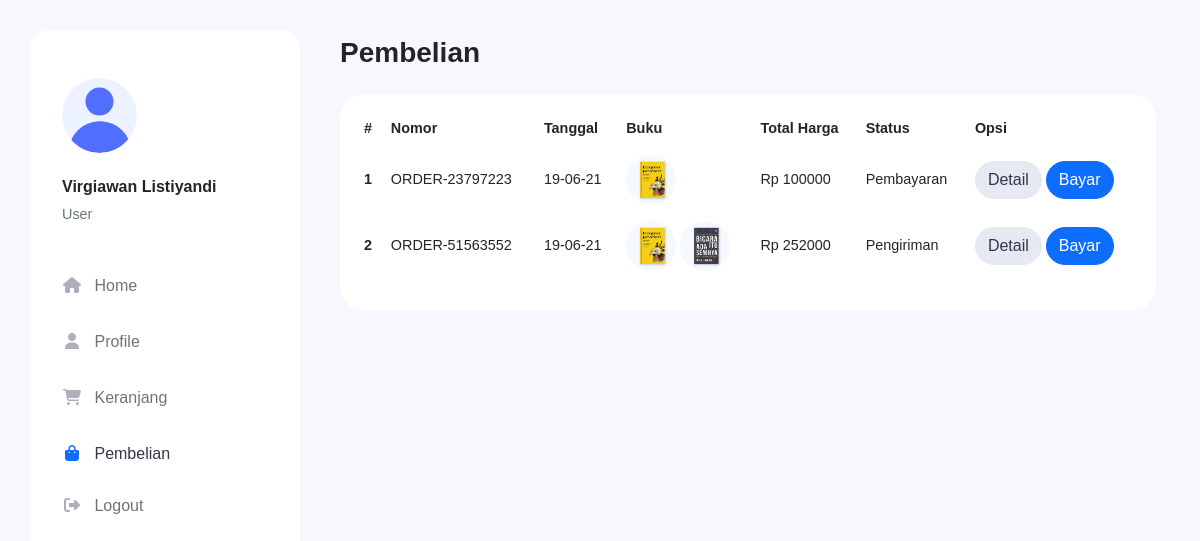
Screenshot of /my-orders.php (signed in) with the database file from the repository.
### tables this page shows
CREATE TABLE IF NOT EXISTS `users` (
  `id` int(11) NOT NULL AUTO_INCREMENT,
  `name` varchar(256) NOT NULL,
  `email` varchar(256) NOT NULL,
  `password` varchar(256) NOT NULL,
  `role` enum('Admin','User') NOT NULL DEFAULT 'User',
  `avatar` varchar(256) DEFAULT NULL,
  PRIMARY KEY (`id`)
);

CREATE TABLE IF NOT EXISTS `orders` (
  `id` int(11) NOT NULL AUTO_INCREMENT,
  `user_id` int(11) NOT NULL DEFAULT '0',
  `order_number` varchar(50) NOT NULL DEFAULT '0',
  `address` text NOT NULL,
  `message` varchar(255) DEFAULT '0',
  `courier` varchar(255) NOT NULL DEFAULT '0',
  `total_price` int(11) NOT NULL DEFAULT '0',
  `status` enum('Payment','Delivery','Received') NOT NULL DEFAULT 'Payment',
  `created_at` timestamp NULL DEFAULT CURRENT_TIMESTAMP,
  PRIMARY KEY (`id`),
  UNIQUE KEY `order_number` (`order_number`),
  KEY `FK_orders_users` (`user_id`),
  CONSTRAINT `FK_orders_users` FOREIGN KEY (`user_id`) REFERENCES `users` (`id`) ON DELETE CASCADE ON UPDATE CASCADE
);

CREATE TABLE IF NOT EXISTS `book_order` (
  `id` int(11) NOT NULL AUTO_INCREMENT,
  `order_id` int(11) NOT NULL,
  `book_id` int(11) NOT NULL,
  `amount` int(11) NOT NULL,
  PRIMARY KEY (`id`),
  KEY `FK_book_order_orders` (`order_id`),
  KEY `FK_book_order_books` (`book_id`),
  CONSTRAINT `FK_book_order_books` FOREIGN KEY (`book_id`) REFERENCES `books` (`id`) ON DELETE CASCADE ON UPDATE CASCADE,
  CONSTRAINT `FK_book_order_orders` FOREIGN KEY (`order_id`) REFERENCES `orders` (`id`) ON DELETE CASCADE ON UPDATE CASCADE
);

CREATE TABLE IF NOT EXISTS `books` (
  `id` int(11) NOT NULL AUTO_INCREMENT,
  `title` varchar(256) NOT NULL DEFAULT '0',
  `slug` varchar(256) NOT NULL DEFAULT '0',
  `description` text NOT NULL,
  `writer` varchar(256) NOT NULL DEFAULT '',
  `publisher` varchar(256) NOT NULL DEFAULT '',
  `year` int(11) NOT NULL DEFAULT '0',
  `price` int(11) NOT NULL DEFAULT '0',
  `stock` int(11) NOT NULL DEFAULT '0',
  `category_id` int(11) DEFAULT '0',
  `thumbnail` varchar(256) DEFAULT NULL,
  PRIMARY KEY (`id`),
  KEY `FK_books_categories` (`category_id`),
  CONSTRAINT `FK_books_categories` FOREIGN KEY (`category_id`) REFERENCES `categories` (`id`) ON DELETE SET NULL ON UPDATE CASCADE
);

### functions.php (called while the page is built, shortened)
<?php
function base_url($url = '')
{
    $host = $_SERVER['HTTP_HOST'];
    $path = rtrim(dirname($_SERVER['PHP_SELF']), '/\\');
    $folder = explode('/', $path);
    $baseurl = "http://" . $host . '/' . $folder[1] . "/";
    if ($url != '') {
        $baseurl .= $url;
    }
    return $baseurl;
}

### my-orders.php (the view, shortened to what this page needs)
<?php
require_once "functions.php";
$active_page = 'order';
$userId =  $_SESSION['user']['id'];
$sql = "SELECT * FROM orders WHERE user_id = '$userId'";
$result = mysqli_query($conn, $sql);
$orders = mysqli_fetch_all($result, MYSQLI_ASSOC);
?>
<?php require_once "layouts/dashboard-header.php" ?>
<h3 style="font-weight: bold;" class="ms-4 mb-4">Pembelian</h3>
<div class="container">
    <div class="card p-3">
        <table class="table table-borderless" style="font-size: 0.9em;">
            <thead>
                <tr>
                    <th scope="col">#</th>
                    <th scope="col">Nomor</th>
                    <th scope="col">Tanggal</th>
                    <th scope="col">Buku</th>
                    <th scope="col">Total Harga</th>
                    <th scope="col">Status</th>
                    <th scope="col">Opsi</th>
                </tr>
            </thead>
            <tbody>
                <?php foreach ($orders as $key => $order) : ?>
                    <tr class="align-middle">
                        <th scope="row"><?= $key + 1 ?></th>
                        <td><?= $order['order_number'] ?></td>
                        <td><?= date('d-m-y', strtotime($order['created_at'])) ?></td>
                        <td>
                            <?php $orderId = $order['id'] ?>
                            <?php $bookOrder = mysqli_fetch_all(mysqli_query($conn, "SELECT * FROM book_order LEFT JOIN books ON book_order.book_id = books.id WHERE order_id = '$orderId'"), MYSQLI_ASSOC); ?>
                            <?php foreach ($bookOrder as $book) : ?>
                                <a href="product.php?p=<?= $book['slug'] ?>"><img src="<?= base_url('img/books/') . $book['thumbnail'] ?>" class="rounded-circle" style="width: 50px; height: 50px; object-fit: cover;" alt=""></a>
                            <?php endforeach ?>
                        </td>
                        <td>Rp <?= $order['total_price'] ?></td>
                        <td>
                            <?php
                            switch ($order['status']) {
                                case 'Payment':
                                    echo 'Pembayaran';
                                    break;
                                case 'Delivery':
                                    echo 'Pengiriman';
                                    break;
                            }
                            ?>
                        </td>
                        <td>
                            <a href="order-detail.php?order=<?= $order['order_number'] ?>" class="btn btn-light rounded-pill">Detail</a>
                            <button type="button" class="btn btn-primary rounded-pill" data-bs-toggle="modal" data-bs-target="#bayarModal">
                                Bayar
                            </button>
                        </td>
                    </tr>
                <?php endforeach; ?>
            </tbody>
        </table>
    </div>
</div>
<?php require_once "layouts/dashboard-footer.php" ?>

### layouts/dashboard-header.php (shortened to what this page needs)
<?php
require_once "functions.php";
$userId = $_SESSION['user']['id'];
$user = mysqli_fetch_assoc(mysqli_query($conn, "SELECT * FROM `users` WHERE `id` = '$userId'"));
?>
<!doctype html>
<html lang="en">
<head>
    <link href="css/bootstrap.min.css" rel="stylesheet">
</head>
<body>
    <div class="row">
        <div class="col-md-3 col-sm-0" id="sidebar-wrapper">
            <div class="px-3 py-5" id="sidebar">
                <div class="px-3 pb-3">
                    <a href="<?= base_url('my-profile.php') ?>"> <img src="<?= base_url('img/avatar/default-avatar.svg') ?>" style="max-width: 75px; max-height:75px; border-radius: 100%;" alt=""></a>
                    <h6 style="font-weight: bold;" class="text-dark mt-4"><?= $user['name'] ?></h6>
                    <p class="text-secondary" style="font-size: 0.9em;"><?= $user['role'] ?></p>
                </div>
                <ul class="nav flex-column">
                    <li class="nav-item"><a href="<?= base_url() ?>" class="nav-link my-2 py-2"><i class="fas fa-fw fa-home me-2"></i> <span>Home</span></a></li>
                    <li class="nav-item"><a href="my-profile.php" class="nav-link my-2 py-2<?= ($active_page == 'profile' ? ' active' : ''); ?>"><i class="fas fa-fw fa-user me-2"></i> <span>Profile</span></a></li>
                    <li class="nav-item"><a href="cart.php" class="nav-link my-2 py-2<?= ($active_page == 'cart' ? ' active' : ''); ?>"><i class="fas fa-fw fa-shopping-cart me-2"></i> <span>Keranjang</span></a></li>
                    <li class="nav-item"><a href="my-orders.php" class="nav-link my-2 py-2<?= ($active_page == 'order' ? ' active' : ''); ?>"><i class="fas fa-fw fa-shopping-bag me-2"></i> <span>Pembelian</span></a></li>
                    <li class="nav-item"><a type="button" data-bs-toggle="modal" data-bs-target="#logoutModal" class="nav-link my-1 py-2"><i class="fas fa-fw fa-sign-out-alt me-2"></i> <span>Logout</span></a></li>
                </ul>
            </div>
        </div>
        <div class="col-sm-12 col-md-9 mt-3" id="content-wrapper">

### layouts/dashboard-header.php (style rules this page uses)
* { font-family: Poppins, sans-serif; }
body { background: url("../img/bg.png"), #F6F8FD; background-repeat: repeat; background-size: 35px; padding: 20px; }
.btn-light { background-color: #E5E9F2; border-color: #E5E9F2; color: #34364A; }
#sidebar { background-color: #ffffff; border-radius: 20px; position: fixed; top: 30px; bottom: 30px; left: 30px; right: 75%; overflow-y: scroll; -webkit-transition: 0.3s ease-out; -moz-transition: 0.3s ease-out; -o-transition: 0.3s ease-out; transition: 0.3s ease-out; }
#sidebar .nav a span { color: #6C757D; }
#sidebar .nav a { color: #aeafbd; font-weight: 400; -webkit-transition: .3s ease-out; -moz-transition: .3s ease-out; -o-transition: .3s ease-out; transition: .3s ease-out; }
#sidebar .nav a.active i { border-color: #0D6EFD; }
#sidebar .nav a:hover span, #sidebar .nav a.active span { color: #34364A; }
#sidebar .nav a.active i { color: #0D6EFD; }
#content-wrapper { width: 75%; }
.card { border: none; border-radius: 25px; }

### rows the page displays
users: name "Virgiawan Listiyandi", role "User"
orders: order_number "ORDER-23797223", created_at "19-06-21", total_price "100000", status "Pembayaran"
book_order: book.thumbnail (picture)
orders: order_number "ORDER-51563552", created_at "19-06-21", total_price "252000", status "Pengiriman"
book_order: book.thumbnail (picture)
book_order: book.thumbnail (picture)
